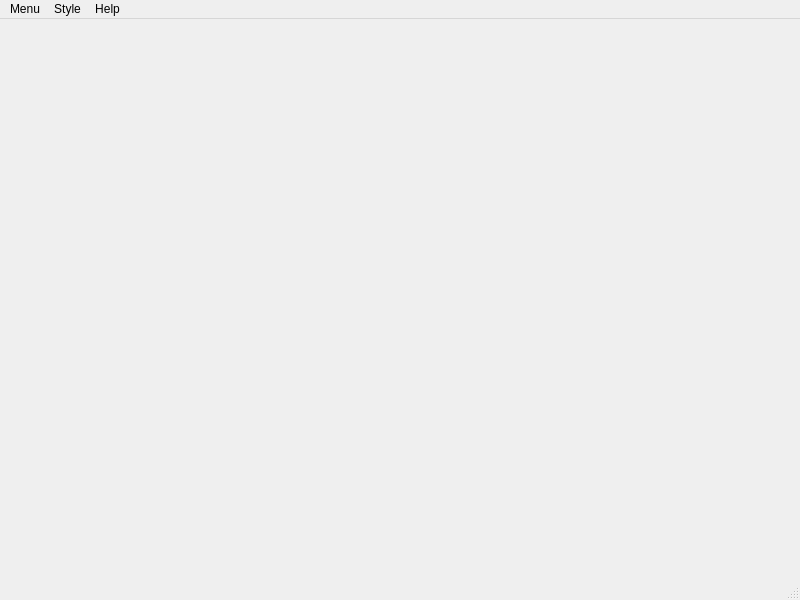
<?xml version="1.0" encoding="UTF-8"?>
<ui version="4.0">
 <class>MainWindow</class>
 <widget class="QMainWindow" name="MainWindow">
  <property name="geometry">
   <rect>
    <x>0</x>
    <y>0</y>
    <width>800</width>
    <height>600</height>
   </rect>
  </property>
  <property name="windowTitle">
   <string>MainWindow</string>
  </property>
  <widget class="QWidget" name="centralwidget"/>
  <widget class="QMenuBar" name="menubar">
   <property name="geometry">
    <rect>
     <x>0</x>
     <y>0</y>
     <width>800</width>
     <height>26</height>
    </rect>
   </property>
   <widget class="QMenu" name="menuMenu">
    <property name="title">
     <string>Menu</string>
    </property>
    <addaction name="separator"/>
    <addaction name="actionNew"/>
    <addaction name="actionOpen"/>
    <addaction name="actionSave"/>
    <addaction name="actionClear"/>
    <addaction name="separator"/>
    <addaction name="actionExit"/>
   </widget>
   <widget class="QMenu" name="menuHelp">
    <property name="title">
     <string>Help</string>
    </property>
    <addaction name="actionAbout"/>
   </widget>
   <widget class="QMenu" name="menuStyle">
    <property name="title">
     <string>Style</string>
    </property>
    <widget class="QMenu" name="menuPen">
     <property name="title">
      <string>Pen</string>
     </property>
     <addaction name="actionPenColor"/>
     <addaction name="actionPenWidth"/>
    </widget>
    <widget class="QMenu" name="menuBrush">
     <property name="title">
      <string>Brush</string>
     </property>
     <addaction name="actionBrushColor"/>
    </widget>
    <addaction name="menuPen"/>
    <addaction name="menuBrush"/>
   </widget>
   <addaction name="menuMenu"/>
   <addaction name="menuStyle"/>
   <addaction name="menuHelp"/>
  </widget>
  <widget class="QStatusBar" name="statusbar"/>
  <action name="actionNew">
   <property name="text">
    <string>New...</string>
   </property>
   <property name="shortcut">
    <string>Ctrl+N</string>
   </property>
  </action>
  <action name="actionOpen">
   <property name="text">
    <string>Open...</string>
   </property>
   <property name="shortcut">
    <string>Ctrl+O</string>
   </property>
  </action>
  <action name="actionSave">
   <property name="text">
    <string>Save...</string>
   </property>
   <property name="shortcut">
    <string>Ctrl+S</string>
   </property>
  </action>
  <action name="actionClear">
   <property name="text">
    <string>Clear</string>
   </property>
   <property name="shortcut">
    <string>Ctrl+W</string>
   </property>
  </action>
  <action name="actionExit">
   <property name="text">
    <string>Exit</string>
   </property>
   <property name="shortcut">
    <string>Alt+X</string>
   </property>
  </action>
  <action name="actionAbout">
   <property name="text">
    <string>About</string>
   </property>
  </action>
  <action name="actionPenColor">
   <property name="text">
    <string>Color</string>
   </property>
  </action>
  <action name="actionPenWidth">
   <property name="text">
    <string>Width</string>
   </property>
  </action>
  <action name="actionBrushColor">
   <property name="text">
    <string>Color</string>
   </property>
  </action>
 </widget>
 <resources/>
 <connections/>
</ui>
